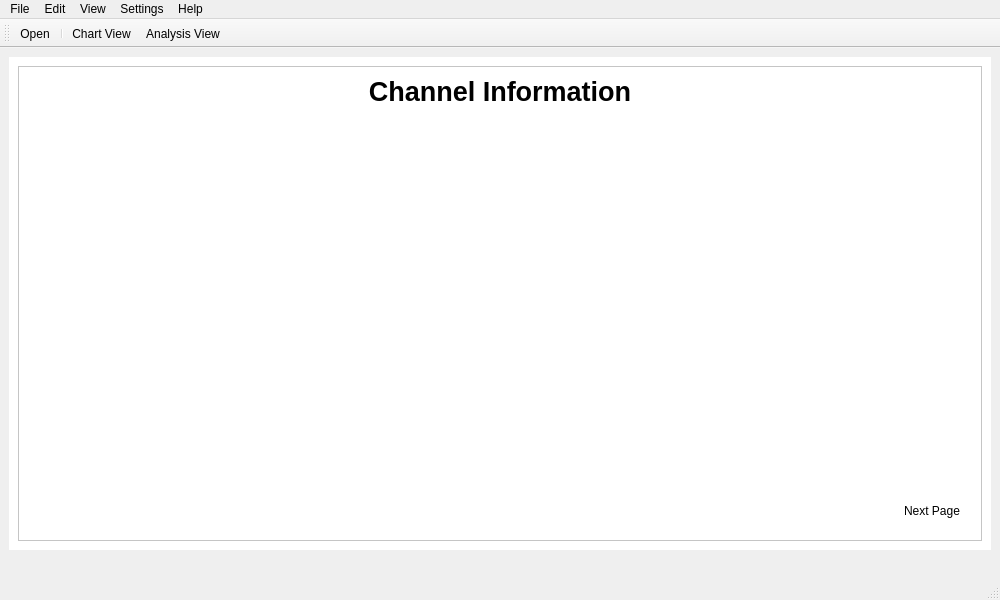
<?xml version="1.0" encoding="UTF-8"?>
<ui version="4.0">
 <class>MainWindow</class>
 <widget class="QMainWindow" name="MainWindow">
  <property name="geometry">
   <rect>
    <x>0</x>
    <y>0</y>
    <width>1000</width>
    <height>600</height>
   </rect>
  </property>
  <property name="windowTitle">
   <string>BSCL TPR Chart Analysis</string>
  </property>
  <widget class="QWidget" name="centralwidget">
   <property name="layoutDirection">
    <enum>Qt::LeftToRight</enum>
   </property>
   <layout class="QGridLayout" name="gridLayout">
    <item row="0" column="0">
     <widget class="QStackedWidget" name="stackedWidget">
      <property name="styleSheet">
       <string notr="true">background-color: white;</string>
      </property>
      <property name="currentIndex">
       <number>2</number>
      </property>
      <widget class="QWidget" name="welcomePage">
       <layout class="QVBoxLayout" name="verticalLayout_2">
        <item>
         <widget class="QFrame" name="welcomeFrame">
          <property name="frameShape">
           <enum>QFrame::StyledPanel</enum>
          </property>
          <property name="frameShadow">
           <enum>QFrame::Raised</enum>
          </property>
          <layout class="QVBoxLayout" name="verticalLayout_3">
           <item>
            <widget class="QLabel" name="welcome">
             <property name="font">
              <font>
               <pointsize>24</pointsize>
              </font>
             </property>
             <property name="text">
              <string>Welcome to TRP Chart Analysis</string>
             </property>
             <property name="alignment">
              <set>Qt::AlignCenter</set>
             </property>
            </widget>
           </item>
           <item>
            <widget class="QFrame" name="optionButtons">
             <property name="frameShape">
              <enum>QFrame::StyledPanel</enum>
             </property>
             <property name="frameShadow">
              <enum>QFrame::Raised</enum>
             </property>
            </widget>
           </item>
          </layout>
         </widget>
        </item>
       </layout>
      </widget>
      <widget class="QWidget" name="chartPage">
       <layout class="QVBoxLayout" name="verticalLayout_5">
        <property name="bottomMargin">
         <number>0</number>
        </property>
        <item>
         <widget class="QFrame" name="chartFrame">
          <property name="frameShape">
           <enum>QFrame::StyledPanel</enum>
          </property>
          <property name="frameShadow">
           <enum>QFrame::Raised</enum>
          </property>
          <layout class="QVBoxLayout" name="verticalLayout">
           <property name="leftMargin">
            <number>0</number>
           </property>
           <property name="topMargin">
            <number>0</number>
           </property>
           <property name="rightMargin">
            <number>0</number>
           </property>
           <property name="bottomMargin">
            <number>0</number>
           </property>
          </layout>
         </widget>
        </item>
       </layout>
      </widget>
      <widget class="QWidget" name="analysisPage">
       <layout class="QVBoxLayout" name="verticalLayout_4">
        <item>
         <widget class="QFrame" name="analysisFrame">
          <property name="frameShape">
           <enum>QFrame::StyledPanel</enum>
          </property>
          <property name="frameShadow">
           <enum>QFrame::Raised</enum>
          </property>
          <layout class="QVBoxLayout" name="verticalLayout_6">
           <item>
            <widget class="QLabel" name="pageHeader">
             <property name="font">
              <font>
               <pointsize>20</pointsize>
               <weight>75</weight>
               <bold>true</bold>
              </font>
             </property>
             <property name="text">
              <string>Channel Information</string>
             </property>
             <property name="alignment">
              <set>Qt::AlignCenter</set>
             </property>
            </widget>
           </item>
           <item>
            <widget class="QScrollArea" name="scrollArea">
             <property name="frameShape">
              <enum>QFrame::NoFrame</enum>
             </property>
             <property name="widgetResizable">
              <bool>true</bool>
             </property>
             <widget class="QWidget" name="scrollAreaWidgetContents">
              <property name="geometry">
               <rect>
                <x>0</x>
                <y>0</y>
                <width>932</width>
                <height>325</height>
               </rect>
              </property>
              <property name="styleSheet">
               <string notr="true">border:None;</string>
              </property>
              <layout class="QVBoxLayout" name="verticalLayout_7">
               <property name="leftMargin">
                <number>0</number>
               </property>
               <property name="rightMargin">
                <number>0</number>
               </property>
               <property name="bottomMargin">
                <number>0</number>
               </property>
               <item>
                <widget class="QTableView" name="tableView"/>
               </item>
              </layout>
             </widget>
            </widget>
           </item>
           <item>
            <widget class="QFrame" name="frame">
             <property name="sizePolicy">
              <sizepolicy hsizetype="Preferred" vsizetype="Preferred">
               <horstretch>0</horstretch>
               <verstretch>0</verstretch>
              </sizepolicy>
             </property>
             <property name="frameShadow">
              <enum>QFrame::Raised</enum>
             </property>
             <layout class="QHBoxLayout" name="horizontalLayout">
              <property name="leftMargin">
               <number>0</number>
              </property>
              <property name="topMargin">
               <number>0</number>
              </property>
              <property name="rightMargin">
               <number>0</number>
              </property>
              <item>
               <spacer name="horizontalSpacer">
                <property name="orientation">
                 <enum>Qt::Horizontal</enum>
                </property>
                <property name="sizeHint" stdset="0">
                 <size>
                  <width>40</width>
                  <height>20</height>
                 </size>
                </property>
               </spacer>
              </item>
              <item>
               <widget class="QPushButton" name="nextButton">
                <property name="text">
                 <string>Next Page</string>
                </property>
                <property name="default">
                 <bool>true</bool>
                </property>
                <property name="flat">
                 <bool>true</bool>
                </property>
               </widget>
              </item>
             </layout>
            </widget>
           </item>
          </layout>
         </widget>
        </item>
       </layout>
      </widget>
     </widget>
    </item>
    <item row="1" column="0">
     <widget class="QLabel" name="copyright">
      <property name="font">
       <font>
        <pointsize>8</pointsize>
       </font>
      </property>
      <property name="styleSheet">
       <string notr="true">color: gray;</string>
      </property>
      <property name="text">
       <string/>
      </property>
      <property name="alignment">
       <set>Qt::AlignBottom|Qt::AlignHCenter</set>
      </property>
     </widget>
    </item>
   </layout>
  </widget>
  <widget class="QMenuBar" name="menubar">
   <property name="geometry">
    <rect>
     <x>0</x>
     <y>0</y>
     <width>1000</width>
     <height>26</height>
    </rect>
   </property>
   <widget class="QMenu" name="menuFile">
    <property name="title">
     <string>File</string>
    </property>
    <addaction name="actionOpen"/>
    <addaction name="actionNew"/>
    <addaction name="separator"/>
    <addaction name="actionSave"/>
    <addaction name="actionSave_As"/>
    <addaction name="separator"/>
    <addaction name="actionQuit"/>
   </widget>
   <widget class="QMenu" name="menuEdit">
    <property name="title">
     <string>Edit</string>
    </property>
    <addaction name="actionJoin"/>
    <addaction name="actionRemove"/>
   </widget>
   <widget class="QMenu" name="menuView">
    <property name="title">
     <string>View</string>
    </property>
    <addaction name="actionZoom_In"/>
    <addaction name="actionZoom_Out"/>
   </widget>
   <widget class="QMenu" name="menuSettings">
    <property name="title">
     <string>Settings</string>
    </property>
    <addaction name="actionPreferences"/>
   </widget>
   <widget class="QMenu" name="menuHelp">
    <property name="title">
     <string>Help</string>
    </property>
    <addaction name="actionManual"/>
   </widget>
   <addaction name="menuFile"/>
   <addaction name="menuEdit"/>
   <addaction name="menuView"/>
   <addaction name="menuSettings"/>
   <addaction name="menuHelp"/>
  </widget>
  <widget class="QStatusBar" name="statusbar"/>
  <widget class="QToolBar" name="toolBar">
   <property name="windowTitle">
    <string>toolBar</string>
   </property>
   <attribute name="toolBarArea">
    <enum>TopToolBarArea</enum>
   </attribute>
   <attribute name="toolBarBreak">
    <bool>false</bool>
   </attribute>
   <addaction name="actionOpen"/>
   <addaction name="separator"/>
   <addaction name="actionChart_View"/>
   <addaction name="actionAnalysis_View"/>
  </widget>
  <action name="actionOpen">
   <property name="icon">
    <iconset>
     <normaloff>C:/Users/Asus/Desktop/Treetog-I-Documents.256.png</normaloff>C:/Users/Asus/Desktop/Treetog-I-Documents.256.png</iconset>
   </property>
   <property name="text">
    <string>Open</string>
   </property>
  </action>
  <action name="actionNew">
   <property name="text">
    <string>New</string>
   </property>
  </action>
  <action name="actionSave">
   <property name="text">
    <string>Save</string>
   </property>
  </action>
  <action name="actionSave_As">
   <property name="text">
    <string>Save As...</string>
   </property>
  </action>
  <action name="actionQuit">
   <property name="text">
    <string>Quit</string>
   </property>
  </action>
  <action name="actionJoin">
   <property name="text">
    <string>Join</string>
   </property>
  </action>
  <action name="actionRemove">
   <property name="text">
    <string>Remove</string>
   </property>
  </action>
  <action name="actionZoom_In">
   <property name="text">
    <string>Zoom In</string>
   </property>
  </action>
  <action name="actionZoom_Out">
   <property name="text">
    <string>Zoom Out</string>
   </property>
  </action>
  <action name="actionPreferences">
   <property name="text">
    <string>Preferences</string>
   </property>
  </action>
  <action name="actionManual">
   <property name="text">
    <string>Manual</string>
   </property>
  </action>
  <action name="actionChart_View">
   <property name="icon">
    <iconset>
     <normaloff>C:/Users/Asus/Desktop/Custom-Icon-Design-Pretty-Office-8-Bar-chart.256.png</normaloff>C:/Users/Asus/Desktop/Custom-Icon-Design-Pretty-Office-8-Bar-chart.256.png</iconset>
   </property>
   <property name="text">
    <string>Chart View</string>
   </property>
  </action>
  <action name="actionAnalysis_View">
   <property name="icon">
    <iconset>
     <normaloff>C:/Users/Asus/Desktop/Custom-Icon-Design-Flatastic-4-Checklist.512.png</normaloff>C:/Users/Asus/Desktop/Custom-Icon-Design-Flatastic-4-Checklist.512.png</iconset>
   </property>
   <property name="text">
    <string>Analysis View</string>
   </property>
  </action>
 </widget>
 <resources/>
 <connections/>
</ui>
